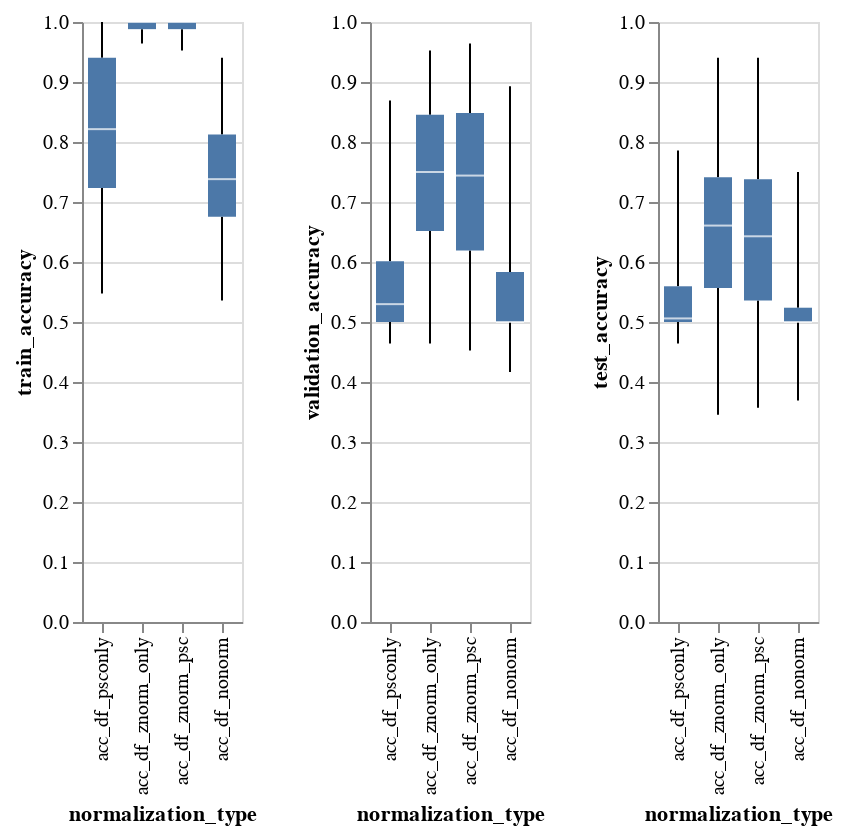

Source (notebook cell):
### Code cell
train_box_plot = alt.Chart(norm_df).mark_boxplot(extent='min-max').encode(
    x=alt.X(
        'normalization_type:O',
        sort=alt.EncodingSortFieldFieldName(field='score', op='mean', order='descending')
    ),
    y='train_accuracy:Q'
)

val_box_plot = alt.Chart(norm_df).mark_boxplot(extent='min-max').encode(
    x=alt.X(
        'normalization_type:O',
        sort=alt.EncodingSortFieldFieldName(field='score', op='mean', order='descending')
    ),
    y='validation_accuracy:Q'
)

test_box_plot = alt.Chart(norm_df).mark_boxplot(extent='min-max').encode(
    x=alt.X(
        'normalization_type:O',
        sort=alt.EncodingSortFieldFieldName(field='score', op='mean', order='descending')
    ),
    y='test_accuracy:Q'
)

normalization_box_plot = train_box_plot | val_box_plot | test_box_plot
normalization_box_plot

### Figure 1 — Vega-Lite specification as saved in the notebook (floating-point values rounded to 4 significant figures; data arrays with more than 128 entries replaced by an {"elided": "..."} marker saying what was removed)
{"config": {"view": {"continuousWidth": 400, "continuousHeight": 300}}, "hconcat": [{"mark": {"type": "boxplot", "extent": "min-max"}, "encoding": {"x": {"field": "normalization_type", "sort": {"field": "score", "op": "mean", "order": "descending"}, "type": "ordinal"}, "y": {"field": "train_accuracy", "type": "quantitative"}}}, {"mark": {"type": "boxplot", "extent": "min-max"}, "encoding": {"x": {"field": "normalization_type", "sort": {"field": "score", "op": "mean", "order": "descending"}, "type": "ordinal"}, "y": {"field": "validation_accuracy", "type": "quantitative"}}}, {"mark": {"type": "boxplot", "extent": "min-max"}, "encoding": {"x": {"field": "normalization_type", "sort": {"field": "score", "op": "mean", "order": "descending"}, "type": "ordinal"}, "y": {"field": "test_accuracy", "type": "quantitative"}}}], "data": {"name": "data-5cd3701824b8b5e3137badaf6a9e41e6"}, "$schema": "https://vega.github.io/schema/vega-lite/v4.17.0.json", "datasets": {"data-5cd3701824b8b5e3137badaf6a9e41e6": {"elided": "208 records"}}}
